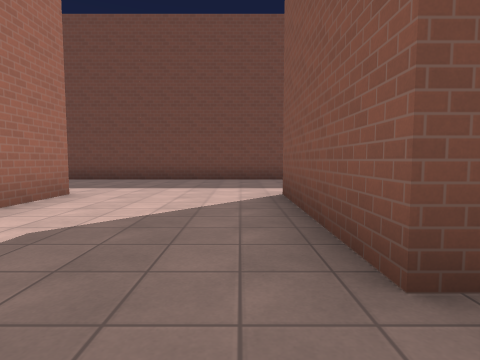
View 1 (above)

22 first-person views from a walk through a level from a Godot 3-D game. The camera is 1.2 m above the floor, tilts 4° down and sees 80° across. The floor is counted in squares, 2 m on a side. Each view is taken from the middle of a square. On the plan, view 1 faces up. The plan holds only what a view shows up to about 9 squares ahead; the rest is blank. The place goes on beyond the plan. Characters and animated objects are not drawn. Surface patterns are stand-ins for the level's own textures.

View 2
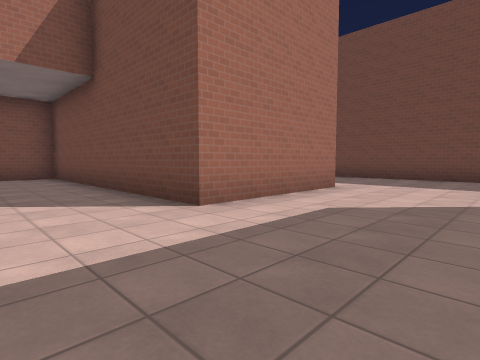

View 3
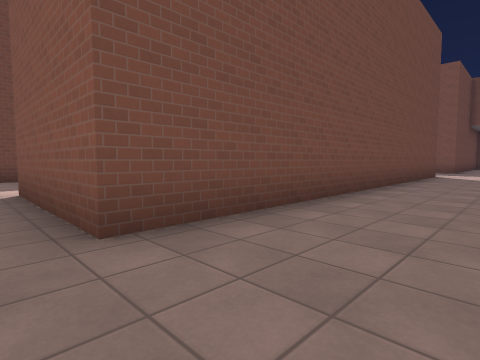

View 4
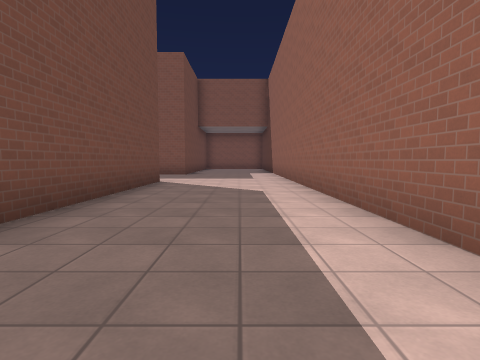

View 5
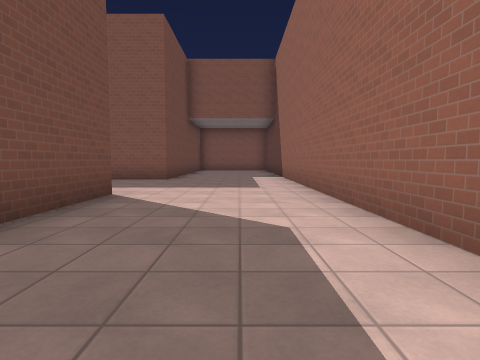

View 6
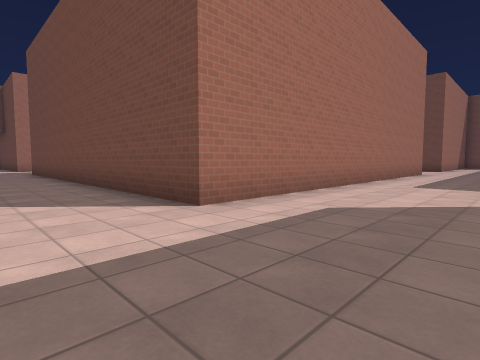

View 7
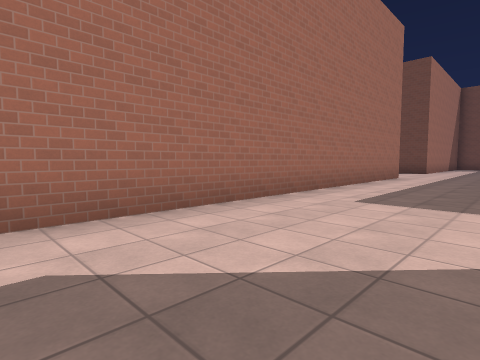

View 8
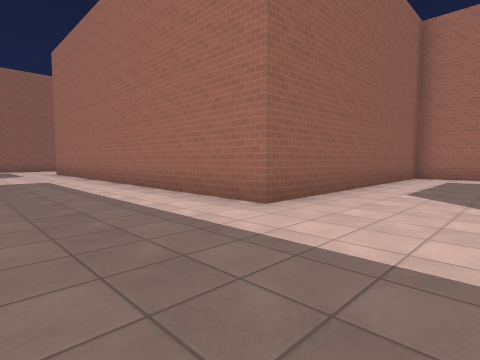

View 9
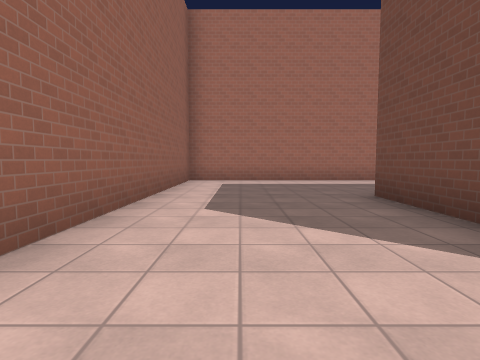

View 10
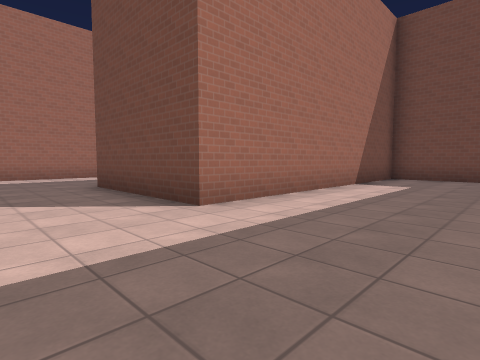

View 11
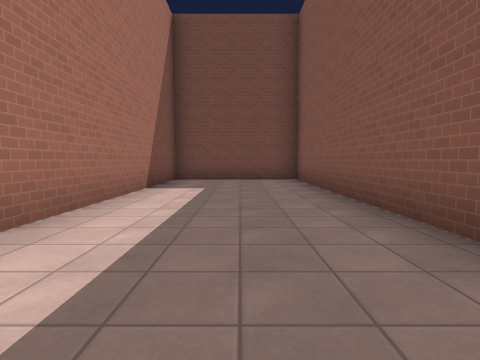

View 12
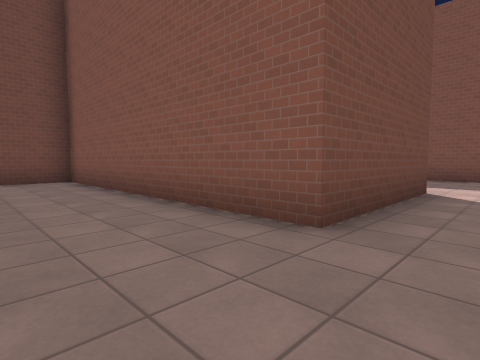

View 13
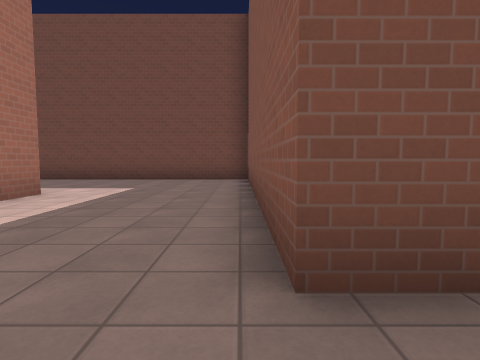

View 14
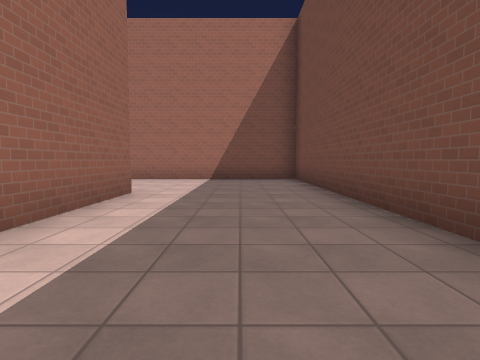

View 15
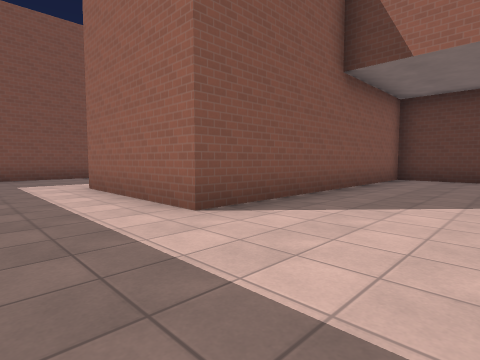

View 16
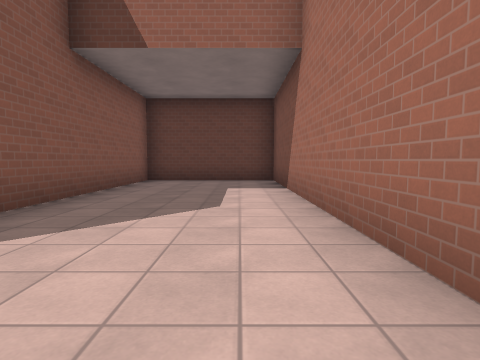

View 17
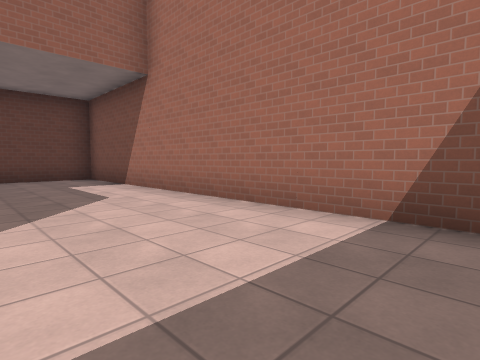

View 18
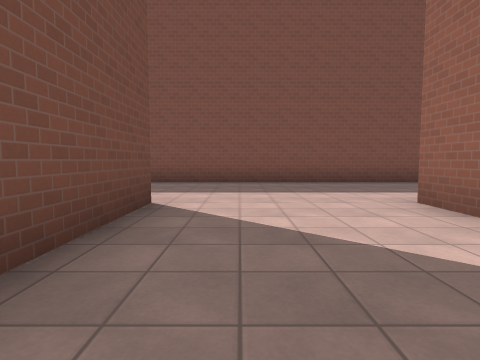

View 19
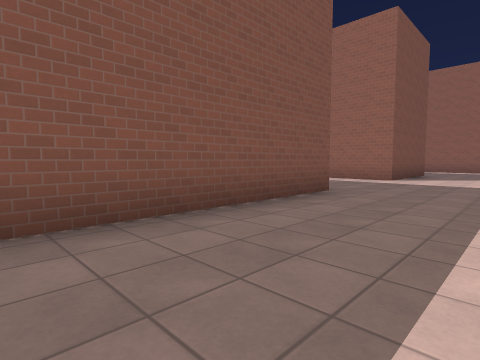

View 20
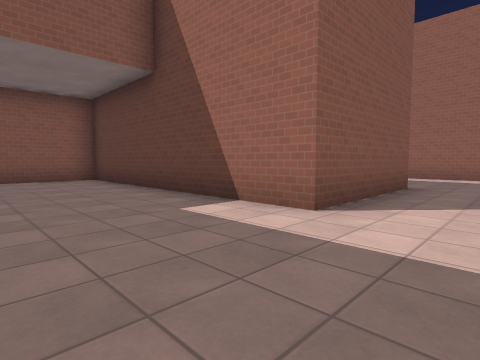

View 21
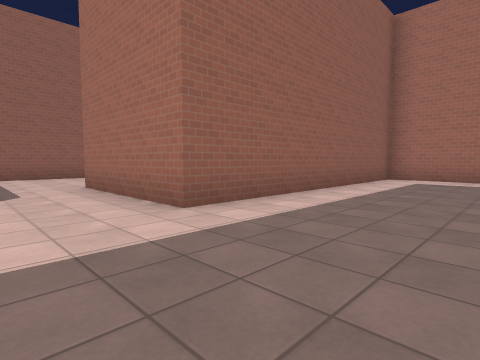

View 22
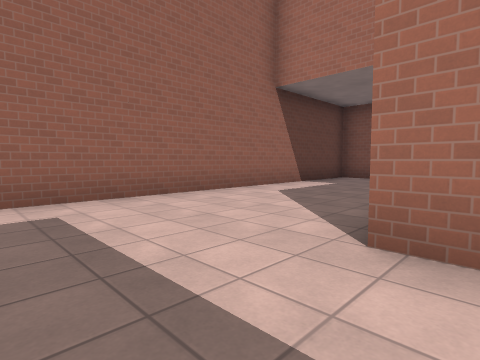

### Floor plan
Points are (right, up) in squares from view 1. A wall is a line through its corners. A room is listed if a view was taken in it or the views show most of it. See-through windows are left out.
Room 1 (views 1, 2, 3, 4, 5, 6, 7, 8, 9, 10, 11, 12, 13, 14, 15, 16, 17, 18, 19, 20, 21, 22)
walls: (1.4, 8.8) (-5.2, 8.8); (5.8, -2.5) (16, -2.5); (15.7, 8.6) (15.7, 23.8) (12, 23.8) (12, 16.2) (8.3, 16.2) (8.3, 23.8) (-3, 23.8) (-3, 12.5) (0.7, 12.5) (0.7, 20) (4.5, 20) (4.5, 12.5) (12, 12.5) (12, 1.2) (0.7, 1.2) (0.7, 5) (8.3, 5) (8.3, 7.2); (-10.5, 5) (-3, 5) (-3, 1.2) (-10.5, 1.2) (-10.5, 0.9); (15.7, 1.1) (15.7, 5) (16.5, 5); (-9.2, -2.5) (1.4, -2.5)

Positions as (right, up) in squares from view 1, and headings:
1: (0, 0), facing up
2: (0, -1), facing up-left
3: (0, -1), facing up-right
4: (4, -1), facing right
5: (7, -1), facing right
6: (15, -1), facing up-left
7: (15, 2), facing up-left
8: (15, 15), facing down-left
9: (13, 14), facing left
10: (15, 14), facing up-left
11: (14, 15), facing up
12: (6, 15), facing up-right
13: (8, 15), facing up
14: (6, 22), facing left
15: (-2, 22), facing down-right
16: (-2, 21), facing down
17: (0, 22), facing down-left
18: (8, 15), facing right
19: (13, 14), facing down-right
20: (-1, 8), facing down-right
21: (-1, 8), facing down-left
22: (-1, 2), facing down-left
